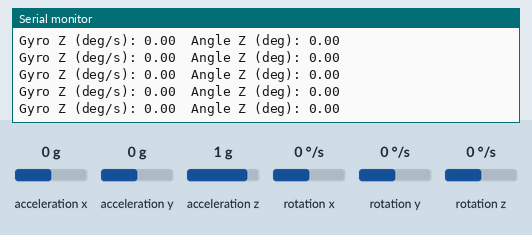
Simulated run of this sketch. Board: ESP32-S3. Parts: the last lines printed to the serial monitor. The inputs (shaded band) are chosen by the test bench; at power-on: rotation z 0 °/s, acceleration x 0 g, acceleration y 0 g, acceleration z 1 g, rotation x 0 °/s, rotation y 0 °/s.

Above: at 6.2 s.
6.3 s: rotation z set to -192 °/s
At 6.36 s:
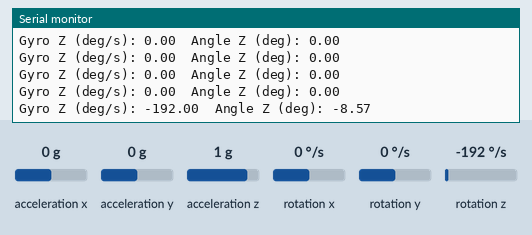
7.8 s: rotation z set to -100 °/s
At 7.85 s:
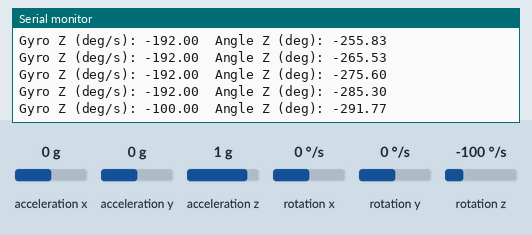
Timing chart, 0 to 10.8 s (numbered marks = the images above; inputs shaded):
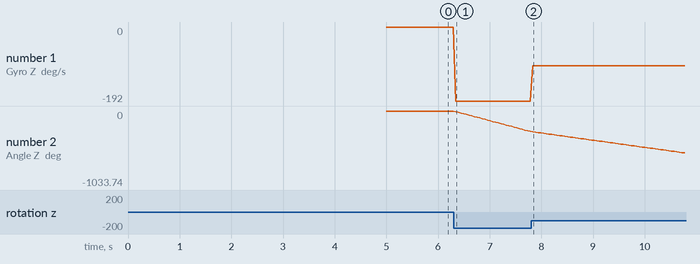

Measured:
- after the input at 6.3 s, the serial monitor: prints a new line at once (image 1)
- plotted number 1: 0 → -192 after the input at 6.3 s
- plotted number 2: 0 → -285.3 after the input at 6.3 s

The sketch:

IMU.ino
```cpp
#include <Wire.h>
#include <MPU6050_tockn.h>

MPU6050 mpu(Wire);

unsigned long lastPrint = 0;

void setup() {
  Serial.begin(115200);
  delay(1000);

  // I2C ESP32-S3
  Wire.begin(8, 9);

  Serial.println("Initializing MPU6050...");
  mpu.begin();

  delay(1000);
  Serial.println("Calibrating gyro, DO NOT MOVE MPU...");
  mpu.calcGyroOffsets(true);

  Serial.println("MPU6050 READY");
  Serial.println("Rotate MPU on Z axis (yaw)");
}

void loop() {
  // HARUS dipanggil terus
  mpu.update();

  // Ambil hanya sumbu Z
  float gyroZ = mpu.getGyroZ();   // deg/s
  float angleZ = mpu.getAngleZ(); // deg (yaw)

  // Print tiap 50 ms (stabil)
  if (millis() - lastPrint > 50) {
    lastPrint = millis();

    Serial.print("Gyro Z (deg/s): ");
    Serial.print(gyroZ);

    Serial.print("\tAngle Z (deg): ");
    Serial.println(angleZ);
  }
}
```
